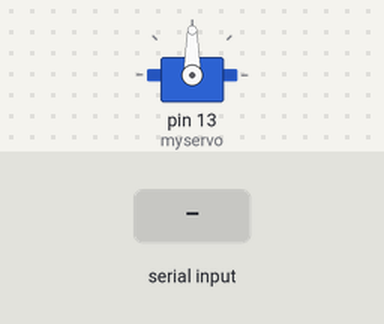
A sketch run on a simulated Arduino Uno, built with avr-gcc and run on an emulated ATmega328P. Parts: servo. The inputs (shaded band) are chosen by the test bench.

Above: at 1.2 s.
1.3 s: "a" received over Serial
At 2.3 s:
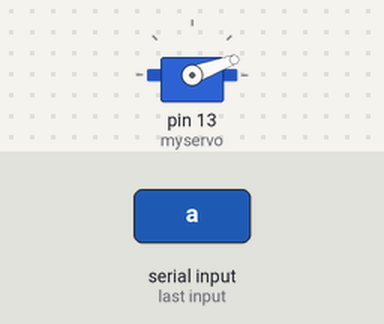
2.8 s: "d" received over Serial
At 3.4 s:
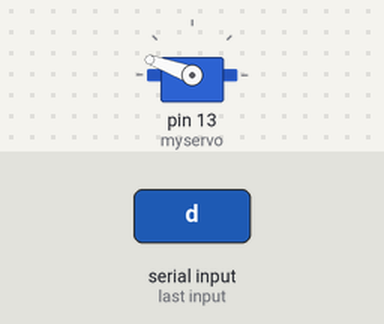
4.3 s: "s" received over Serial
At 4.6 s:
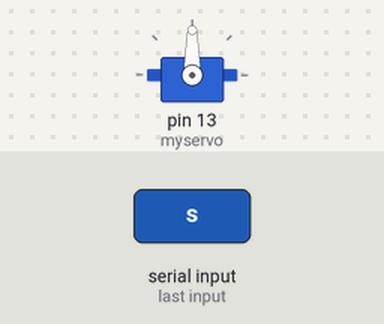
Timing chart, 0 to 7.3 s (numbered marks = the images above; inputs shaded):
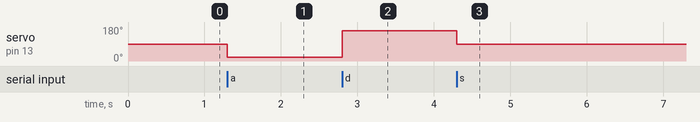

Measured:
- after the input at 1.3 s, servo on pin 13 (myservo): 90° → 20° at once
- after the input at 2.8 s, servo on pin 13 (myservo): 20° → 160° at once
- after the input at 4.3 s, servo on pin 13 (myservo): 160° → 90° at once

The sketch:

aru6_3_Servo.ino
```cpp
#include <Servo.h>

Servo myservo;

void setup()
{
  Serial.begin(9600);
  myservo.attach(13);  // attaches the servo on GIO2 to the servo object
  myservo.write(90);
}

void loop()
{
  char s = Serial.read();
  if(s=='a'){
    myservo.write(20);
  } else if(s=='s'){
    myservo.write(90);
  } else if(s=='d'){
    myservo.write(160);
  }

}
```
